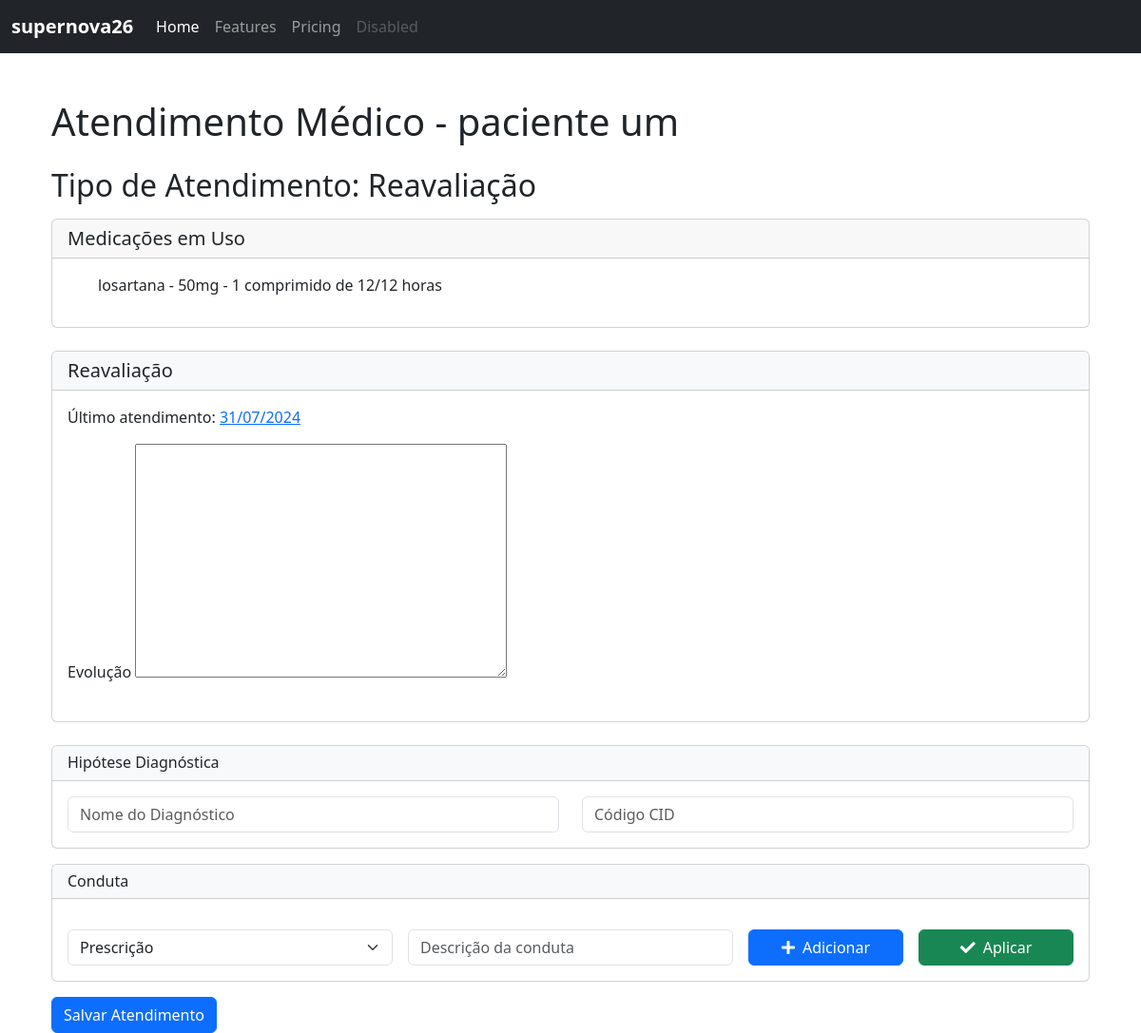
Page /liriodosvales/atendimento_medico/1/ on the earlier database version.
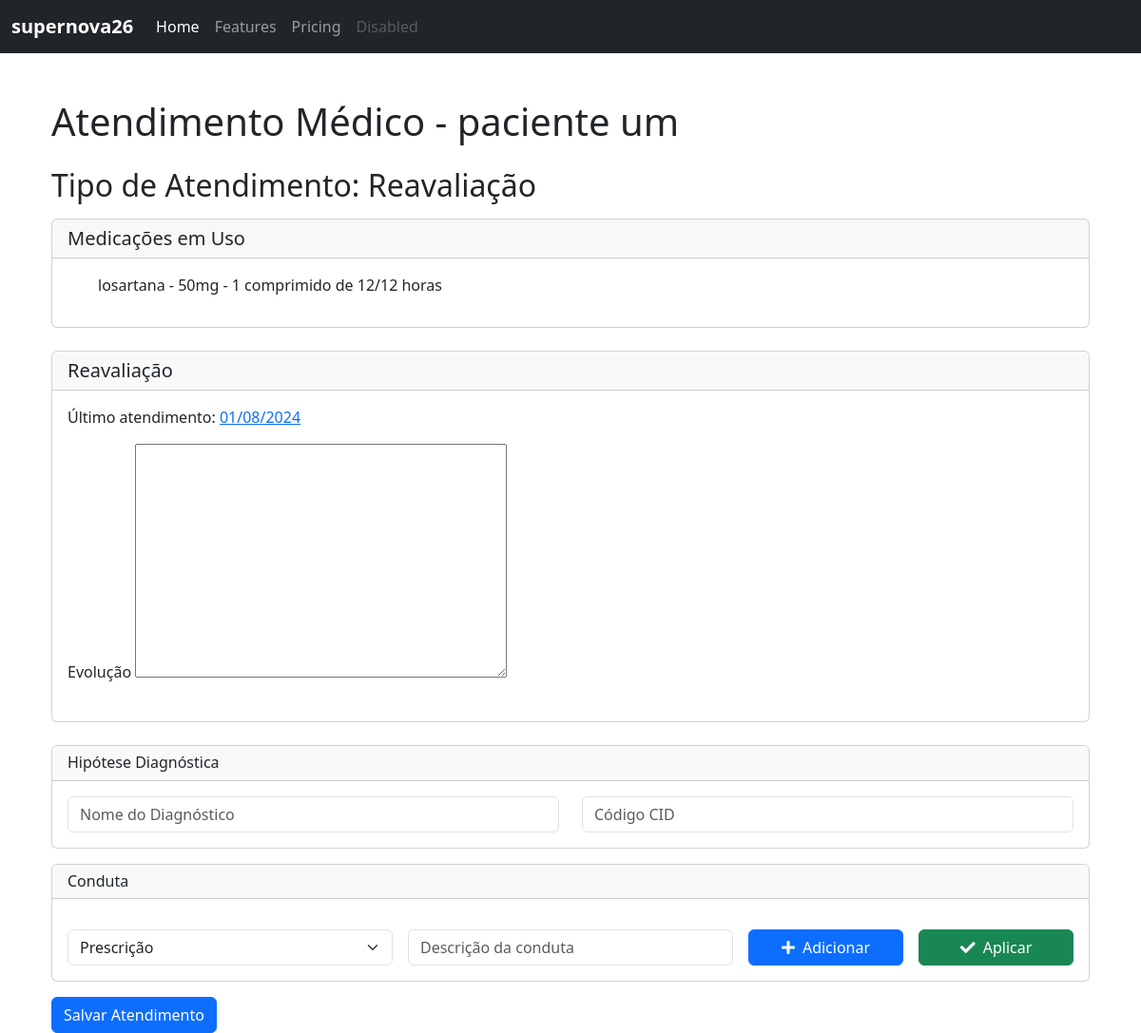
Same page on the later database version.
### liriodosvales/models.py (models this page shows, shortened)
class AtendimentoMedico(models.Model):
    paciente = models.ForeignKey(Paciente, on_delete=models.CASCADE, related_name='atendimentos')
    data_atendimento = models.DateTimeField(auto_now_add=True)
    historia_doenca_atual = models.TextField(blank=True, null=True)
    historia_patologica_pregressa = models.TextField(blank=True, null=True)
    historia_familiar = models.TextField(blank=True, null=True)
    evolucao = models.TextField(blank=True, null=True)
    hipotese_diagnostica = models.TextField(blank=True, null=True)
    conduta = models.TextField(blank=True, null=True)

### liriodosvales/views.py (the view)
# urls.py: path('atendimento_medico/<int:paciente_id>/', views.atendimento_medico, name='atendimento_medico'),
def atendimento_medico(request, paciente_id):
    paciente = get_object_or_404(Paciente, id=paciente_id)
    atendimentos_anteriores = paciente.atendimentos.order_by('-data_atendimento')
    is_primeiro_atendimento = not atendimentos_anteriores.exists()
    ultimo_atendimento = atendimentos_anteriores.first() if atendimentos_anteriores.exists() else None
    if request.method == 'POST':
        form = AtendimentoMedicoForm(request.POST, is_primeiro_atendimento=is_primeiro_atendimento)
        if form.is_valid():
            atendimento = form.save(commit=False)
            atendimento.paciente = paciente
            hipotese_diagnostica_nome = form.cleaned_data.get('hipotese_diagnostica_nome', '')
            hipotese_diagnostica_cid = form.cleaned_data.get('hipotese_diagnostica_cid', '')
            if hipotese_diagnostica_nome and hipotese_diagnostica_cid:
                diagnostico, created = Diagnostico.objects.get_or_create(
                    nome=hipotese_diagnostica_nome,
                    codigo_cid=hipotese_diagnostica_cid
                )
                atendimento.hipotese_diagnostica = f"{diagnostico.nome} (CID: {diagnostico.codigo_cid})"
            atendimento.save()
            return redirect(reverse('liriodosvales:imprimir_atendimento', kwargs={'atendimento_id': atendimento.id}))
    else:
        form = AtendimentoMedicoForm(is_primeiro_atendimento=is_primeiro_atendimento)
    tipo_atendimento = "Primeiro Atendimento" if is_primeiro_atendimento else "Reavaliação"
    medicacoes = paciente.medicacoes.all()
    diagnosticos = list(Diagnostico.objects.values('nome', 'codigo_cid'))
    context = {
        'paciente': paciente,
        'paciente_id': paciente_id,  # Add this line
        'form': form,
        'medicacoes': medicacoes,
        'tipo_atendimento': tipo_atendimento,
        'atendimentos_anteriores': atendimentos_anteriores,
        'is_primeiro_atendimento': is_primeiro_atendimento,
        'diagnosticos_json': json.dumps(diagnosticos),
        'ultimo_atendimento': ultimo_atendimento,
    }
    return render(request, 'liriodosvales/atendimento_medico.html', context)

### liriodosvales/forms.py
class AtendimentoMedicoForm(forms.ModelForm):
    class Meta:
        model = AtendimentoMedico
        fields = ['historia_doenca_atual', 'historia_patologica_pregressa', 'historia_familiar', 'evolucao', 'hipotese_diagnostica', 'conduta']
    def __init__(self, *args, is_primeiro_atendimento=True, **kwargs):
        super().__init__(*args, **kwargs)
        if not is_primeiro_atendimento:
            del self.fields['historia_doenca_atual']
            del self.fields['historia_patologica_pregressa']
            del self.fields['historia_familiar']

### liriodosvales/templates/liriodosvales/atendimento_medico.html (shortened to what the changed rows need)
{% extends "layout.html" %}
{% load static %}
{% block content %}
<div class="container mt-4">
    <h1 class="mb-4">Atendimento Médico - {{ paciente.nome }}</h1>
    <h2 class="mb-3">Tipo de Atendimento: {{ tipo_atendimento }}</h2>
    <div class="card mb-4">
        <div class="card-header">
            <h2 class="h5 mb-0">Medicações em Uso</h2>
        </div>
    </div>
    <form method="post" id="atendimentoForm" data-paciente-id="{{ paciente.id }}" data-atendimento-id="{{ atendimento.id|default_if_none:'' }}">
        {% if is_primeiro_atendimento %}
            <div class="card mb-4">
                <div class="card-header">
                    <h4 class="h5 mb-0">Primeiro Atendimento</h4>
                </div>
                <div class="card-body">
                    <div class="card card-level-2">
                        <div class="card-header">
                            <h5 class="h6 mb-0">Anamnese</h5>
                        </div>
                        <div class="card-body">
                            <div class="card card-level-3">
                                <div class="card-header">
                                    <h6 class="h6 mb-0">História da Doença Atual</h6>
                                </div>
                                <div class="card-body">
                                    {{ form.historia_doenca_atual }}
                                </div>
                            </div>
                            <div class="card card-level-3">
                                <div class="card-header">
                                    <h6 class="h6 mb-0">História Patológica Pregressa</h6>
                                </div>
                                <div class="card-body">
                                    {{ form.historia_patologica_pregressa }}
                                </div>
                            </div>
                            <div class="card card-level-3">
                                <div class="card-header">
                                    <h6 class="h6 mb-0">História Familiar</h6>
                                </div>
                                <div class="card-body">
                                    {{ form.historia_familiar }}
                                </div>
                            </div>
                        </div>
                    </div>
                </div>
            </div>
        {% else %}
            <div class="card mb-4">
                <div class="card-body">
                    {% if ultimo_atendimento %}
                        <p>Último atendimento: <a href="{% url 'liriodosvales:atendimento_detalhes' atendimento_id=ultimo_atendimento.id %}">{{ ultimo_atendimento.data_atendimento|date:"d/m/Y" }}</a></p>
                    {% endif %}
                </div>
            </div>
        {% endif %}
    </form>
</div>
{% endblock content %}

Differences in the rows shown:
no longer on this page (row unchanged): AtendimentoMedico: data_atendimento "31/07/2024"
added AtendimentoMedico: data_atendimento "01/08/2024"
